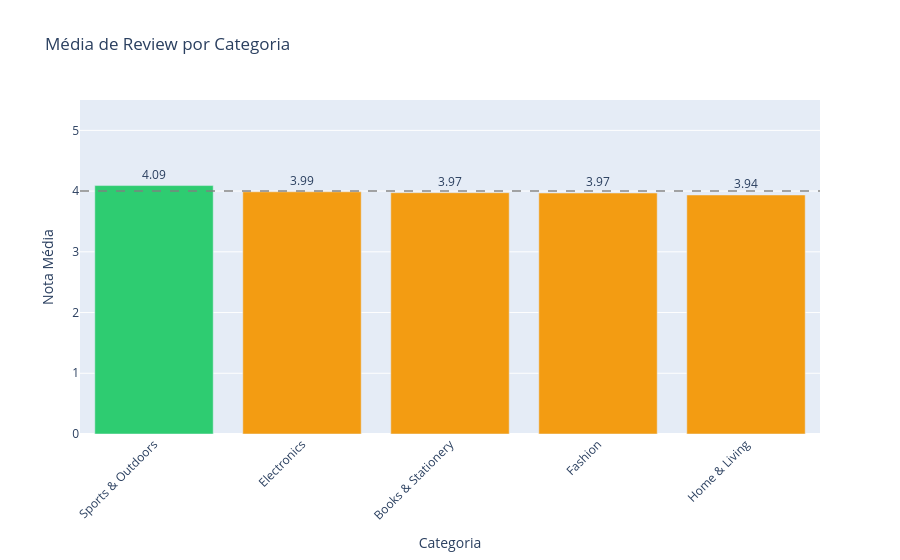

Notebook code for this chart:
### Code cell
cat_review = df.groupby('category_name')['review_score'].mean().sort_values(ascending=False).reset_index()

fig = go.Figure(go.Bar(
    x=cat_review['category_name'],
    y=cat_review['review_score'],
    marker=dict(
        color=['#e74c3c' if x < 3.8 else '#f39c12' if x < 4.0 else '#2ecc71' for x in cat_review['review_score']]
    ),
    text=[f'{x:.2f}' for x in cat_review['review_score']],
    textposition='outside'
))
fig.update_layout(
    title='Média de Review por Categoria',
    xaxis_title='Categoria',
    yaxis_title='Nota Média',
    yaxis=dict(range=[0, 5.5]),
    xaxis_tickangle=-45
)

# CorreÃ§Ã£o do alpha -> opacity
fig.add_hline(y=4.0, line_dash='dash', line_color='gray', opacity=0.7)

fig.show()

### Figure 1 — Plotly figure (JSON) as saved in the notebook; plotly's stock layout.template omitted (floating-point values rounded to 4 significant figures)
{"data": [{"marker": {"color": ["#2ecc71", "#f39c12", "#f39c12", "#f39c12", "#f39c12"]}, "text": ["4.09", "3.99", "3.97", "3.97", "3.94"], "textposition": "outside", "type": "bar", "x": ["Sports & Outdoors", "Electronics", "Books & Stationery", "Fashion", "Home & Living"], "y": [4.091, 3.988, 3.973, 3.969, 3.936]}], "layout": {"shapes": [{"line": {"color": "gray", "dash": "dash"}, "opacity": 0.7, "type": "line", "x0": 0, "x1": 1, "xref": "x domain", "y0": 4, "y1": 4, "yref": "y"}], "title": {"text": "Média de Review por Categoria"}, "xaxis": {"tickangle": -45, "title": {"text": "Categoria"}}, "yaxis": {"range": [0, 5.5], "title": {"text": "Nota Média"}}}}
